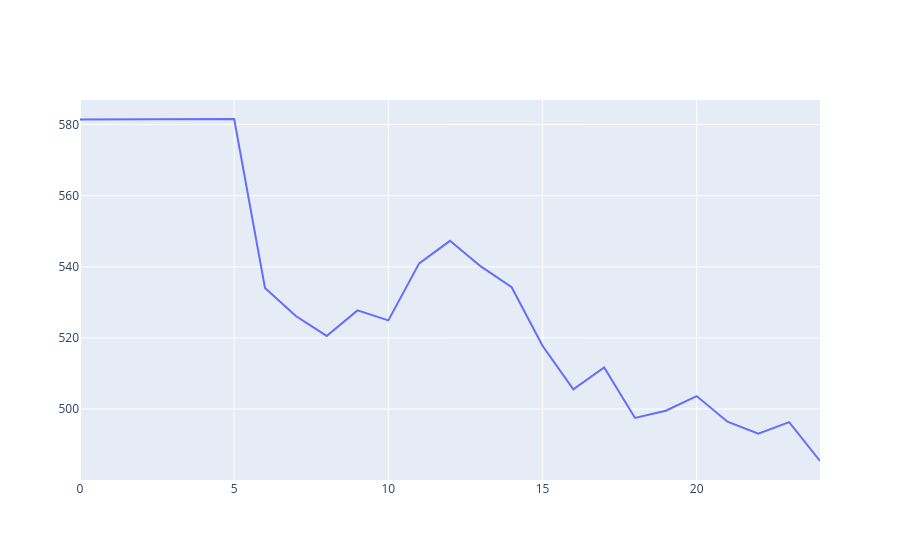

The cell this chart's notebook holds for it:
### Code cell
fig=go.Figure()
fig.add_trace(go.Scatter(x=r_step, y=eval_errs))
fig.show()

### Figure 1 — Plotly figure (JSON) as saved in the notebook; plotly's stock layout.template omitted (floating-point values rounded to 4 significant figures)
{"data": [{"type": "scatter", "x": [0, 1, 2, 3, 4, 5, 6, 7, 8, 9, 10, 11, 12, 13, 14, 15, 16, 17, 18, 19, 20, 21, 22, 23, 24], "y": [581.4, 581.4, 581.4, 581.4, 581.4, 581.6, 534.1, 526.1, 520.5, 527.7, 524.9, 540.9, 547.3, 540.1, 534.2, 517.8, 505.6, 511.7, 497.5, 499.5, 503.6, 496.4, 493.0, 496.3, 485.4]}], "layout": {}}
